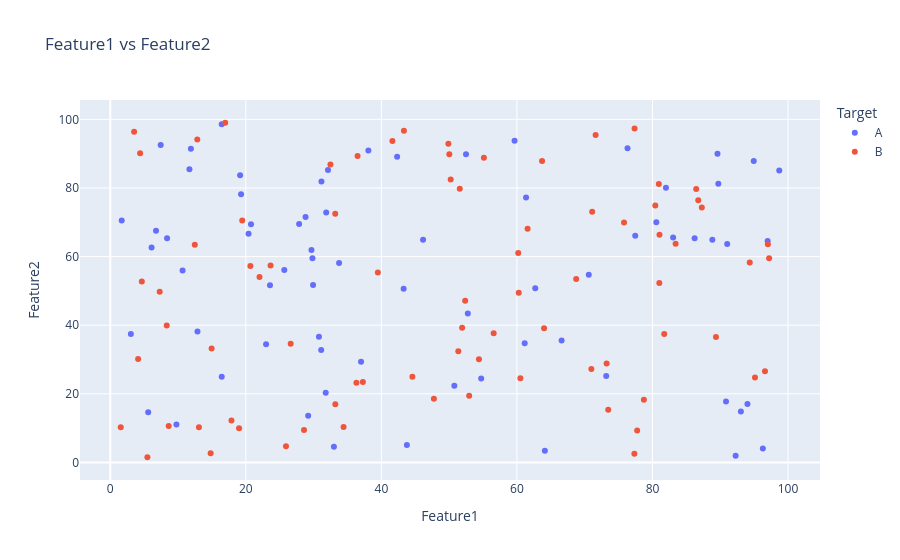

Notebook code for this chart:
### Code cell
import pandas as pd, numpy as np, plotly.express as px

np.random.seed(42)
df = pd.DataFrame({
    'Feature1': np.random.uniform(1, 100, 150),
    'Feature2': np.random.uniform(1, 100, 150),
    'Target':   np.random.choice(['A', 'B'], 150)
})

df['Log_Feature1'] = np.log(df['Feature1'])
df['Feature2_Category'] = pd.cut(df['Feature2'], bins=3, labels=['Low','Medium','High'])

print(df[['Feature1','Feature2','Log_Feature1']].corr())

px.scatter(df, x='Feature1', y='Feature2', color='Target',
           title='Feature1 vs Feature2').show()
